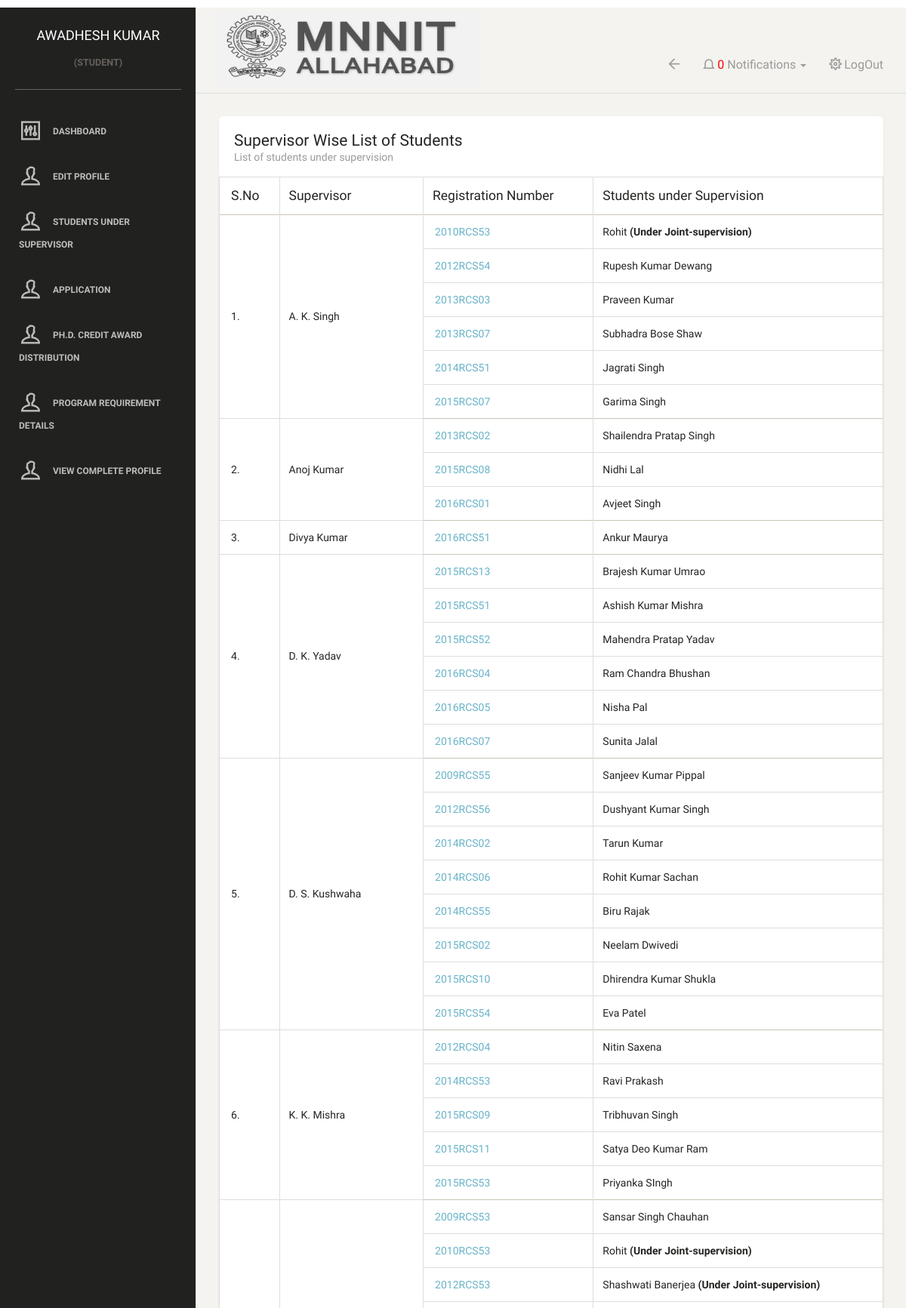
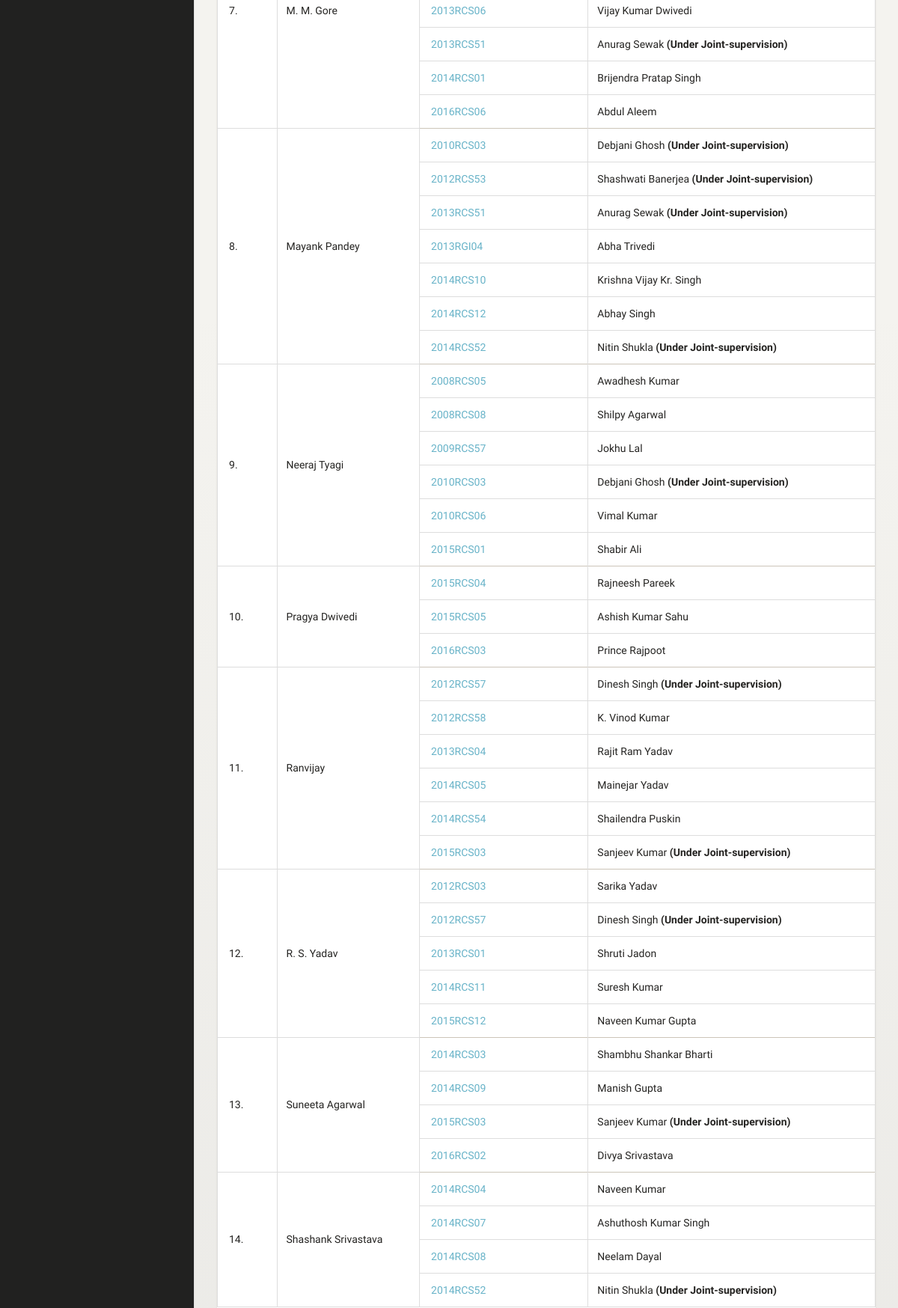
The page /supervisorWiseList.php (signed in, upper part) on the database its author committed (2 pictures, top to bottom).
### tables this page shows
CREATE TABLE `studentmaster` (
  `reg_no` varchar(10) NOT NULL,
  `password` varchar(50) NOT NULL,
  `photo_path` varchar(50) NOT NULL,
  `category` varchar(10) NOT NULL,
  `program` varchar(20) NOT NULL,
  `name` varchar(50) NOT NULL,
  `father_name` varchar(50) NOT NULL,
  `address` varchar(100) NOT NULL,
  `contact_no` decimal(15,0) NOT NULL,
  `mail_id` varchar(30) NOT NULL,
  `hostel` varchar(50) NOT NULL,
  `gender` varchar(20) NOT NULL,
  `highest_qualification` varchar(100) NOT NULL,
  `nationality` varchar(25) NOT NULL,
  `admission_category_code` varchar(10) NOT NULL,
  `stipendiary` tinyint(1) NOT NULL,
  `program_type` varchar(25) NOT NULL,
  `program_category` varchar(25) NOT NULL,
  `dept_id` int(2) NOT NULL,
  `year_of_joining` varchar(20) NOT NULL
);

CREATE TABLE `faculty` (
  `faculty_id` varchar(20) NOT NULL,
  `password` varchar(255) NOT NULL,
  `name` varchar(50) NOT NULL,
  `dept_id` varchar(10) NOT NULL,
  `designation` varchar(50) DEFAULT NULL,
  `contact` decimal(15,0) NOT NULL,
  `mail_id` varchar(50) NOT NULL,
  `external` binary(1) NOT NULL,
  `affiliation` varchar(100) NOT NULL,
  `photo_path` varchar(255) NOT NULL,
  `address` varchar(200) NOT NULL
);

### includes/preProcess.php (called while the page is built, shortened)
<?php
if(!isset($_SESSION['reg_no']))
{
    header("location: ./");
}
else
    $reg_no = $_SESSION['reg_no'];
include("connect.php");
$is_admin = 0;
if(isset($_SESSION['is_admin']) && $_SESSION['is_admin'] == 1)
{
    $is_admin = 1;
    $name = "ADMIN";
    $url =  "//{$_SERVER['HTTP_HOST']}{$_SERVER['REQUEST_URI']}";
    $user['name'] = "ADMIN";
    $escaped_url = htmlspecialchars( $url, ENT_QUOTES, 'UTF-8' );
}else if(! strcmp($_SESSION['role'], "student"))
{
    $query = "SELECT * FROM studentmaster WHERE reg_no='$reg_no'";
    $results = mysqli_query($connection, $query);
    $user = mysqli_fetch_array($results);
    if(empty($user['photo_path']))
    {
        $user['photo_path']='./images/default.jpg';
    }
}
?>

### supervisorWiseList.php (the view, shortened to what this page needs)
<?php
	include("./includes/preProcess.php");
?>
<!doctype html>
<html lang="en">
<head>
	<link href="assets/css/bootstrap.min.css" rel="stylesheet" />
	<link href="assets/css/animate.min.css" rel="stylesheet"/>
	<link href="assets/css/paper-dashboard.css" rel="stylesheet"/>
	<link href="http://maxcdn.bootstrapcdn.com/font-awesome/latest/css/font-awesome.min.css" rel="stylesheet">
	<link href="assets/css/themify-icons.css" rel="stylesheet">
	<link href="./css/myCss.css" rel="stylesheet">
	<link href="assets/css/datepicker.css" rel="stylesheet" />
</head>
<body>
<div class="wrapper">
	<div class="sidebar" data-background-color="black" data-active-color="warning">
		<div class="sidebar-wrapper">
			<div class="logo">
				<?php include('./includes/topleft.php') ?>
			</div>
			<?php
				include("./includes/sideNav.php");
			?>
		</div>
	</div>
	<div class="main-panel">
	<nav class="navbar navbar-default">
		<div class="container-fluid">
			<div class="navbar-header">
				<?php include('./includes/logo.php'); ?>
			</div>
			<div class="collapse navbar-collapse">
				<?php include("./includes/topright.php") ?>
			</div>
		</div>
	</nav>
			<div class="content">
				<div class="container-fluid">
					<div class="row">
						<div class="col-md-12">
						<div class="card">
						<div class="header">
							<h4 class="title">Supervisor Wise List of Students</h4>
							<p class="category">List of students under supervision</p>
						</div>
						<div class="content table-responsive table-full-width">
							<table class="table table-bordered">
								<thead>
									<th>S.No</th>
									<th>Supervisor</th>
									<th>Registration Number</th>
									<th>Students under Supervision</th>
								</thead>
								<tbody>
									<?php
										$query = "SELECT * FROM faculty WHERE dept_id = '4'";
										$allSupervisors = mysqli_query($connection, $query);
										$counter = 0;
										while( $thisSupervisor = mysqli_fetch_array($allSupervisors) )
										{
											$supervisor_id = $thisSupervisor['faculty_id'];
											$query = "SELECT * FROM studentmaster NATURAL JOIN currentsupervisor WHERE supervisor1_id = '$supervisor_id' OR supervisor2_id ='$supervisor_id'";
											$allStudents = mysqli_query($connection, $query);
											$count = mysqli_num_rows($allStudents);
											if($count == 0){
												continue;
											}
											$counter = $counter + 1;
									?>
										<tr>
											<td rowspan="<?php echo $count + 1 ?>">
												<?php echo $counter."."; ?>
											</td>
											<td rowspan="<?php echo $count + 1 ?>">
												<?php echo $thisSupervisor['name']; ?>
											</td>
										 </tr>
									<?php
										while( $thisStudent = mysqli_fetch_array($allStudents) )
										{
									?>
												<tr>
												<td>
													<a href="viewStudent.php?qwStudent=<?php echo $thisStudent['reg_no'] ?>">
													<?php echo $thisStudent['reg_no'] ?>
													</a>
												</td>
												<td>
													<?php echo $thisStudent['name'] ?>
													<?php
														if(!empty($thisStudent['supervisor2_id'])){
															echo "<b>(Under Joint-supervision)</b>";
														}
													?>
												</td>
												</tr>
									<?php
										}
									?>
									<?php
									}
									?>
								</tbody>
							</table>
						</div>
					</div>
</div>
</div>
</div>
</div>
</div>
</body>
</html>

### includes/topleft.php
<a href="./dashboard.php" class="simple-text">
                <?php echo $user['name'] ?>
            </a>
            <?php if ($is_admin == 1)
            {
            ?>
            <center><h6>(admin)</h6></center>
            <?php
             } else {
             ?>
             <center><h6>(<?php echo $_SESSION['role']; ?>)</h6></center>
             <?php
             }
             ?>

### rows shown on the page
studentmaster: name "AWADHESH KUMAR"
faculty: name "A. K. Singh", reg_no "2010RCS53", name "Rohit", reg_no "2012RCS54", name "Rupesh Kumar Dewang", reg_no "2013RCS03", name "Praveen Kumar", reg_no "2013RCS07", name "Subhadra Bose Shaw", reg_no "2014RCS51", name "Jagrati Singh", reg_no "2015RCS07", name "Garima Singh"
faculty: name "Anoj Kumar", reg_no "2013RCS02", name "Shailendra Pratap Singh", reg_no "2015RCS08", name "Nidhi Lal", reg_no "2016RCS01", name "Avjeet Singh"
faculty: name "Divya Kumar", reg_no "2016RCS51", name "Ankur Maurya"
faculty: name "D. K. Yadav", reg_no "2015RCS13", name "Brajesh Kumar Umrao", reg_no "2015RCS51", name "Ashish Kumar Mishra", reg_no "2015RCS52", name "Mahendra Pratap Yadav", reg_no "2016RCS04", name "Ram Chandra Bhushan", reg_no "2016RCS05", name "Nisha Pal", reg_no "2016RCS07", name "Sunita Jalal"
faculty: name "D. S. Kushwaha", reg_no "2009RCS55", name "Sanjeev Kumar Pippal", reg_no "2012RCS56", name "Dushyant Kumar Singh", reg_no "2014RCS02", name "Tarun Kumar", reg_no "2014RCS06", name "Rohit Kumar Sachan", reg_no "2014RCS55", name "Biru Rajak", reg_no "2015RCS02", name "Neelam Dwivedi", reg_no "2015RCS10", name "Dhirendra Kumar Shukla", reg_no "2015RCS54", name "Eva Patel"
faculty: name "K. K. Mishra", reg_no "2012RCS04", name "Nitin Saxena", reg_no "2014RCS53", name "Ravi Prakash", reg_no "2015RCS09", name "Tribhuvan Singh", reg_no "2015RCS11", name "Satya Deo Kumar Ram", reg_no "2015RCS53", name "Priyanka SIngh"
faculty: name "M. M. Gore", reg_no "2009RCS53", name "Sansar Singh Chauhan", reg_no "2010RCS53", name "Rohit", reg_no "2012RCS53", name "Shashwati Banerjea", reg_no "2013RCS06", name "Vijay Kumar Dwivedi", reg_no "2013RCS51", name "Anurag Sewak", reg_no "2014RCS01", name "Brijendra Pratap Singh", reg_no "2016RCS06", name "Abdul Aleem"
faculty: name "Mayank Pandey", reg_no "2010RCS03", name "Debjani Ghosh", reg_no "2012RCS53", name "Shashwati Banerjea", reg_no "2013RCS51", name "Anurag Sewak", reg_no "2013RGI04", name "Abha Trivedi", reg_no "2014RCS10", name "Krishna Vijay Kr. Singh", reg_no "2014RCS12", name "Abhay Singh", reg_no "2014RCS52", name "Nitin Shukla"
faculty: name "Neeraj Tyagi", reg_no "2008RCS05", name "Awadhesh Kumar", reg_no "2008RCS08", name "Shilpy Agarwal", reg_no "2009RCS57", name "Jokhu Lal", reg_no "2010RCS03", name "Debjani Ghosh", reg_no "2010RCS06", name "Vimal Kumar", reg_no "2015RCS01", name "Shabir Ali"
faculty: name "Pragya Dwivedi", reg_no "2015RCS04", name "Rajneesh Pareek", reg_no "2015RCS05", name "Ashish Kumar Sahu", reg_no "2016RCS03", name "Prince Rajpoot"
faculty: name "Ranvijay", reg_no "2012RCS57", name "Dinesh Singh", reg_no "2012RCS58", name "K. Vinod Kumar", reg_no "2013RCS04", name "Rajit Ram Yadav", reg_no "2014RCS05", name "Mainejar Yadav", reg_no "2014RCS54", name "Shailendra Puskin", reg_no "2015RCS03", name "Sanjeev Kumar"
faculty: name "R. S. Yadav", reg_no "2012RCS03", name "Sarika Yadav", reg_no "2012RCS57", name "Dinesh Singh", reg_no "2013RCS01", name "Shruti Jadon", reg_no "2014RCS11", name "Suresh Kumar", reg_no "2015RCS12", name "Naveen Kumar Gupta"
faculty: name "Suneeta Agarwal", reg_no "2014RCS03", name "Shambhu Shankar Bharti", reg_no "2014RCS09", name "Manish Gupta", reg_no "2015RCS03", name "Sanjeev Kumar", reg_no "2016RCS02", name "Divya Srivastava"
faculty: name "Shashank Srivastava", reg_no "2014RCS04", name "Naveen Kumar", reg_no "2014RCS07", name "Ashuthosh Kumar Singh", reg_no "2014RCS08", name "Neelam Dayal", reg_no "2014RCS52", name "Nitin Shukla"

### other values the page prints
$_SESSION['role'] "STUDENT"
$countNotifications "0"
